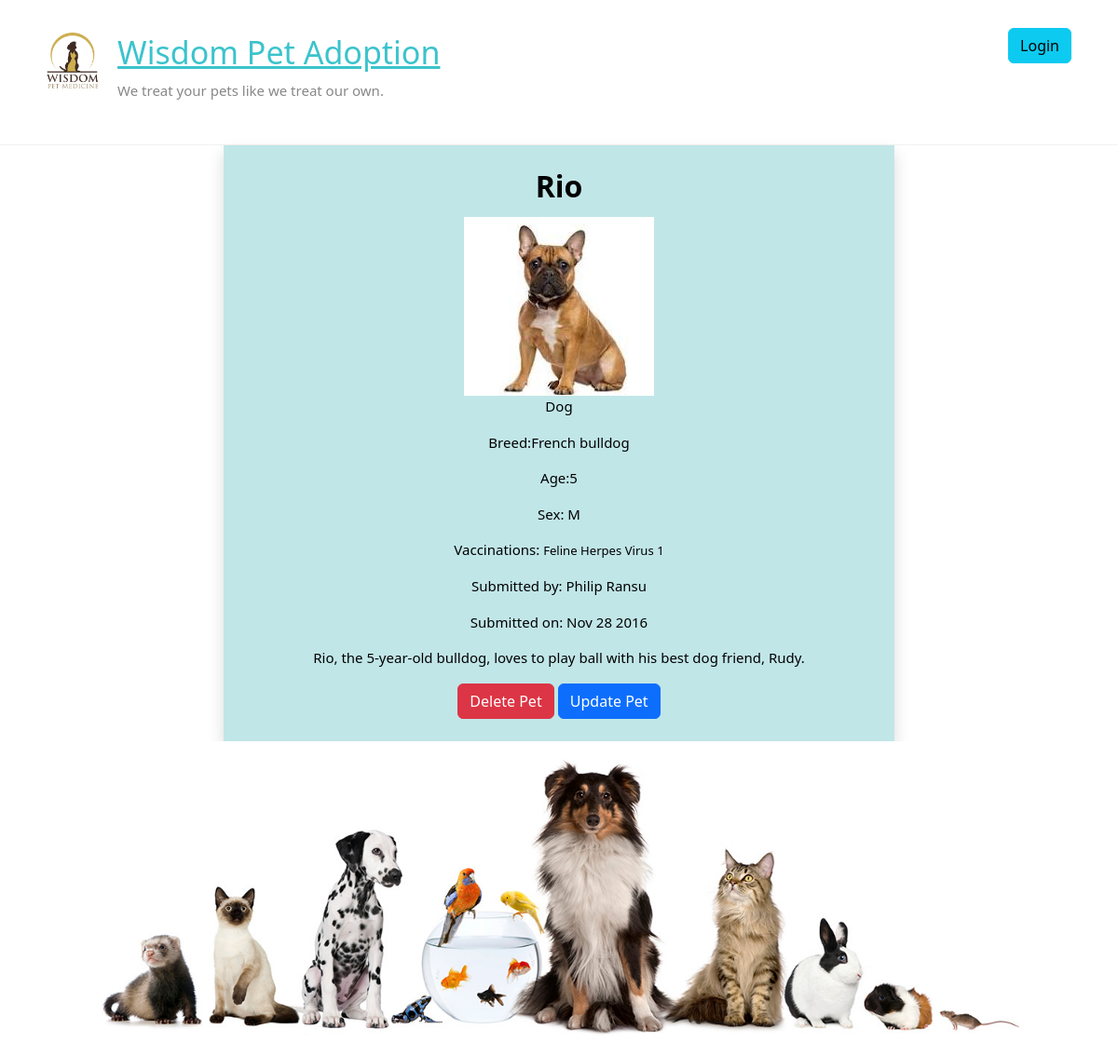
Page /adoptions/6/ on the committed database.
### adoptions/models.py (models this page shows, shortened)
class Pet(models.Model):
    user=models.ForeignKey(User , on_delete=models.CASCADE, null = True , blank = True)
    SEX_CHOICES = [('M', 'Male'), ('F', 'Female')]
    name = models.CharField(max_length=100)
    submitter = models.CharField(max_length=100)
    species = models.CharField(max_length=30)
    breed = models.CharField(max_length=30, blank=True)
    description = models.TextField()
    sex = models.CharField(max_length=1, choices=SEX_CHOICES, blank=True)
    submission_date = models.DateTimeField()
    age = models.IntegerField(null=True)
    vaccinations = models.ManyToManyField('Vaccine', blank=True)
    pet_image=models.ImageField(null=True,upload_to="pet")

class Vaccine(models.Model):
    name = models.CharField(max_length=50)

### adoptions/views.py (the view)
# urls.py: path('adoptions/<int:pet_id>/', views.pet_detail, name='pet_detail'),
def pet_detail(request, pet_id):
    try:
        pet = Pet.objects.get(id=pet_id)
    except Pet.DoesNotExist:
        raise Http404('pet not found')
    return render(request, 'pet_detail.html', {
        'pet': pet,
    })

### adoptions/templates/pet_detail.html
{% extends "base.html" %}
{% block content %}
    <div>
      <div class="shadow lg" style="background-color: rgb(193, 230, 232);margin-left:20%;margin-right:20%;padding:2%;">          <h2 style="text-align:center;color:black;margin-bottom:2%;padding:1px;background-color: rgb(193, 230, 232);"><b>{{ pet.name|capfirst }}</b></h2>
                {% if pet.pet_image %}
                    <img src='/media/{{pet.pet_image}}' style="display: block; margin: 0 auto;">
                {% endif %}
                <p style="color:black;text-align:center;"><b>{{ pet.species }}</b></p>
                {% if pet.breed %}
                    <p style="color:black;text-align:center;"><b>Breed:</b>{{ pet.breed }}</p>
                {% endif %}
                {% if pet.age %}
                    <p style="color:black;text-align:center;"><b>Age:</b>{{ pet.age }}</p>
                {% endif %}
                {% if pet.sex %}
                    <p style="color:black;text-align:center;"><b>Sex: </b>{{ pet.sex }}</p>
                {% endif %}
                {% if pet.vaccinations.all %}
                    <p style="color:black;text-align:center;"><b>Vaccinations:</b>
                        {% for vaccination in pet.vaccinations.all %}
                            <small style="color:black;text-align:center;">{{ vaccination.name }}</small><br>
                        {% endfor %}
                    </p>
                {% endif %}
                <p style="color:black;text-align:center;"><b>Submitted by: </b>{{ pet.submitter }}</p>
                <p style="color:black;text-align:center;"><b>Submitted on: </b>{{ pet.submission_date|date:"M d Y" }}</p>
                <p style="color:black;text-align:center;">{{ pet.description }}</p>
                <div class= "text-center">
                    <a href="/delete_pet/{{pet.id}}" class="btn btn-danger">Delete Pet</a>
                     <a href="/update_pet/{{pet.id}}" class="btn btn-primary">Update Pet</a>
                </div>
            </div>
{% endblock %}

### public/static/style.css (style rules this page uses)
html, body, div, span, applet, object, iframe, h1, h2, h3, h4, h5, h6, p, blockquote, pre, a, abbr, acronym, address, big, cite, code, del, dfn, em, font, ins, kbd, q, s, samp, small, strike, strong, sub, sup, tt, var, dl, dt, dd, ol, ul, li, fieldset, form, label, legend, table, caption, tbody, tfoot, thead, tr, th, td { border: 0; font: inherit; font-size: 100%; font-style: inherit; font-weight: inherit; margin: 0; outline: 0; padding: 0; vertical-align: baseline; }
html { overflow-y: scroll; -webkit-text-size-adjust: 100%; -ms-text-size-adjust: 100%; }
h1, h2, h3, h4, h5, h6 { color: #666666; line-height: 1.4; padding-bottom: 15px; font-weight: normal; }
h2 { font-size: 28px; }
body, button, input, select, textarea { color: #888888; font-size: 15px; line-height: 1.5; font-family: 'Roboto', sans-serif; font-weight: 300; }
p { color: #888888; font-size: 15px; line-height: 1.5; margin-bottom: 15px; font-weight: 300; }
body { background: #f2f2f2; }
a { color: #80abc8; text-decoration: none; -webkit-transition: 0.25s ease-in-out; -moz-transition: 0.25s ease-in-out; transition: 0.25s ease-in-out; -ms-transition: 0.25s ease-in-out; -o-transition: 0.25s ease-in-out; }
img { max-width: 100%; height: auto; vertical-align: top; margin-bottom: 18px; }
body { padding-top: 30px; padding-bottom: 30px; }
body.wide { padding-top: 0; padding-bottom: 0; }

### rows in the picture
Pet: name "Rio", pet_image (picture), species "Dog", breed "French bulldog", age "5", sex "M", submitter "Philip Ransu", submission_date "Nov 28 2016", description "Rio, the 5-year-old bulldog, loves to play ball with his best dog friend, Rudy."
Vaccine: name "Feline Herpes Virus 1"
